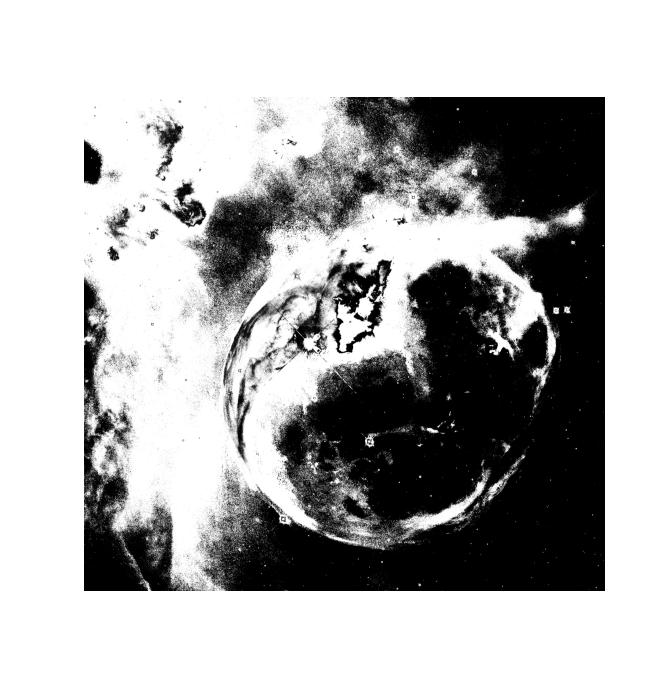

Python code for this plot:
import numpy as np 
import matplotlib.pyplot as plt 
from pathlib import Path

BASE = Path(__file__).parent # Ruta del directorio actual del archivo .py
imagen = "nasa.jpg"

ruta = BASE.parent.parent / "Imagenes" / imagen # Ruta del archivo de imagen, que se encuentra en el directorio "Imagenes" que esta en el mismo nivel que el directorio "Clases".

img = plt.imread(ruta)

img_gris_f = img.astype(np.float32)

mx = np.max(img, axis=2)
mn = np.min(img, axis=2)

img_gris = (mx + mn) / 2 

img_gris = np.clip(img_gris, 0, 255).astype(np.uint8)

T = 50

img_bin = img_gris.copy()
img_bin =  np.where(img_bin >= T, 255, 0)

# plt.subplot(1,3,1)
# plt.imshow(img)
# plt.axis("off")
# plt.title("Imagen Original")

# plt.subplot(1,3,2)
# plt.imshow(img_gris, cmap="gray")
# plt.axis("off")
# plt.title("Imagen en Escala de Grises")

# plt.subplot(1,3,3)
# plt.imshow(img_bin, cmap="gray")
# plt.axis("off")
# plt.title("Imagen Binarizada")
# plt.show()

plt.imshow(img_bin, cmap="gray")
plt.axis("off")
plt.show()
